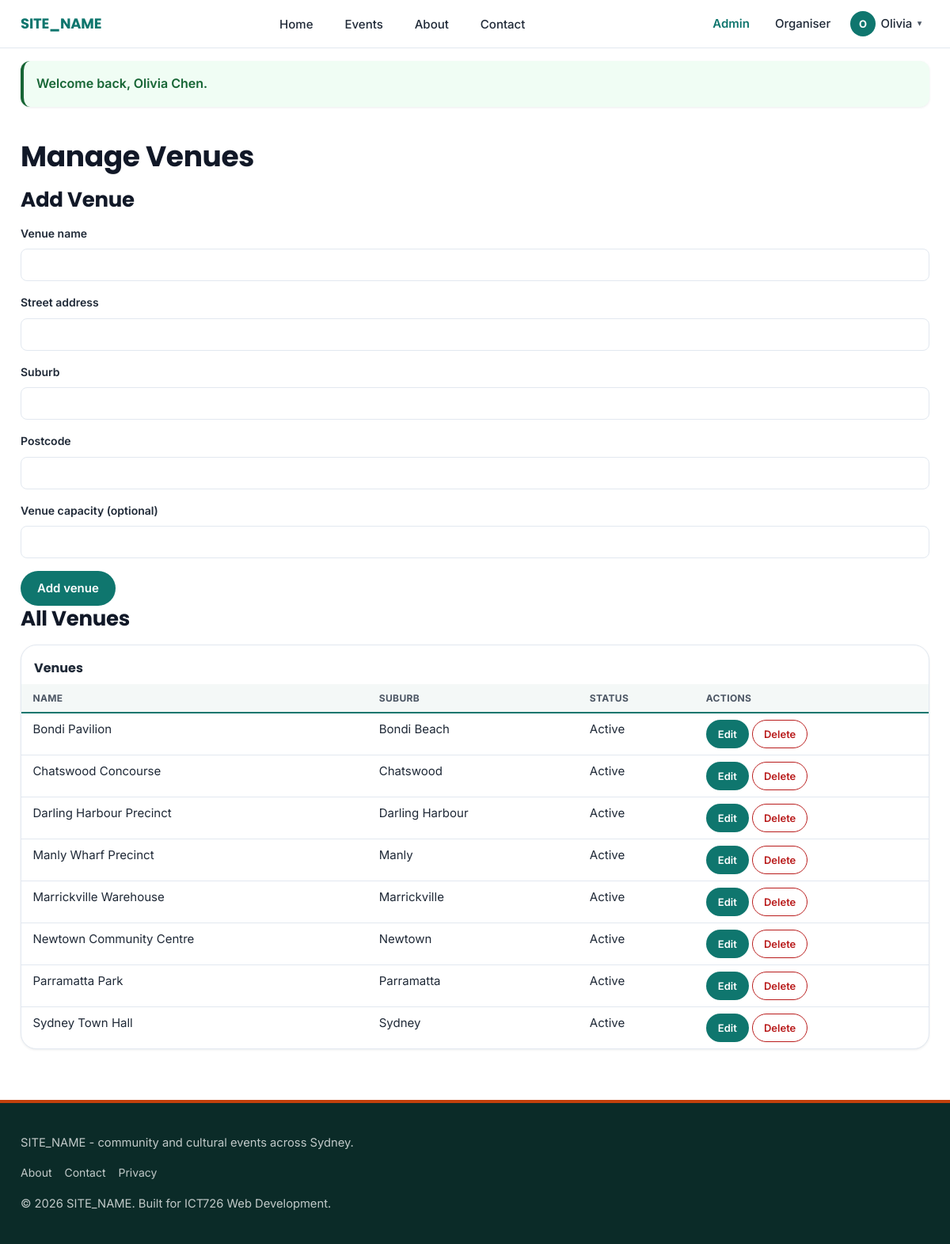
The app's page /admin/venues.php (signed in) with its own data.
### tables this page shows
CREATE TABLE venues (
    id              INT AUTO_INCREMENT PRIMARY KEY,
    name            VARCHAR(120) NOT NULL,
    address         VARCHAR(200) NOT NULL,
    suburb          VARCHAR(80) NOT NULL,
    postcode        VARCHAR(10) NOT NULL,
    capacity        INT NULL,
    is_active       TINYINT(1) NOT NULL DEFAULT 1,

     
     
     
     
     
    latitude        DECIMAL(10, 7) NULL,
    longitude       DECIMAL(10, 7) NULL
);

### includes/validate.php (called while the page is built, shortened)
<?php
function e($value) {
    return htmlspecialchars($value ?? '', ENT_QUOTES, 'UTF-8');
}

### admin/venues.php (the view, shortened to what this page needs)
<?php
require_once __DIR__ . '/../includes/auth_guard.php';
$editId = isset($_GET['edit']) ? (int) $_GET['edit'] : null;
$errors = [];
$name = '';
$address = '';
$suburb = '';
$postcode = '';
$capacity = '';
$venues = $pdo->query("SELECT * FROM venues ORDER BY name ASC")->fetchAll();
require_once __DIR__ . '/../includes/header.php';
?>
<h1>Manage Venues</h1>
<h2><?= $editId ? 'Edit Venue' : 'Add Venue' ?></h2>
<form method="post" action="<?= BASE_URL ?>/admin/venues.php" novalidate>
    <div class="form-field">
        <label for="name">Venue name</label>
        <input type="text" id="name" name="name" value="<?= e($name) ?>" required
               <?= isset($errors['name']) ? 'class="has-error" aria-describedby="name-error"' : '' ?>>
    </div>
    <div class="form-field">
        <label for="address">Street address</label>
        <input type="text" id="address" name="address" value="<?= e($address) ?>" required
               <?= isset($errors['address']) ? 'class="has-error" aria-describedby="address-error"' : '' ?>>
    </div>
    <div class="form-field">
        <label for="suburb">Suburb</label>
        <input type="text" id="suburb" name="suburb" value="<?= e($suburb) ?>" required
               <?= isset($errors['suburb']) ? 'class="has-error" aria-describedby="suburb-error"' : '' ?>>
    </div>
    <div class="form-field">
        <label for="postcode">Postcode</label>
        <input type="text" id="postcode" name="postcode" value="<?= e($postcode) ?>" required pattern="\d{4}"
               <?= isset($errors['postcode']) ? 'class="has-error" aria-describedby="postcode-error"' : '' ?>>
    </div>
    <div class="form-field">
        <label for="capacity">Venue capacity (optional)</label>
        <input type="number" id="capacity" name="capacity" value="<?= e((string) $capacity) ?>" min="1"
               <?= isset($errors['capacity']) ? 'class="has-error" aria-describedby="capacity-error"' : '' ?>>
    </div>
    <button type="submit" class="btn"><?= $editId ? 'Save changes' : 'Add venue' ?></button>
</form>
<h2>All Venues</h2>
<div class="data-table-wrapper">
    <table class="data-table">
        <caption>Venues</caption>
        <thead>
            <tr>
                <th scope="col">Name</th>
                <th scope="col">Suburb</th>
                <th scope="col">Status</th>
                <th scope="col">Actions</th>
            </tr>
        </thead>
        <tbody>
            <?php foreach ($venues as $venue): ?>
                <tr>
                    <td><?= e($venue['name']) ?></td>
                    <td><?= e($venue['suburb']) ?></td>
                    <td><?= (int) $venue['is_active'] === 1 ? 'Active' : 'Inactive' ?></td>
                    <td>
                        <a class="btn btn-small" href="<?= BASE_URL ?>/admin/venues.php?edit=<?= (int) $venue['id'] ?>">Edit</a>
                        <?php if ((int) $venue['is_active'] === 1): ?>
                            <form method="post" action="<?= BASE_URL ?>/admin/venues.php" class="logout-form" data-confirm="Delete or deactivate '<?= e($venue['name']) ?>'?">
                                <button type="submit" class="btn btn-small btn-danger">Delete</button>
                            </form>
                        <?php endif; ?>
                    </td>
                </tr>
            <?php endforeach; ?>
        </tbody>
    </table>
</div>
<?php require_once __DIR__ . '/../includes/footer.php'; ?>

### assets/css/style.css (style rules this page uses)
:root { --color-primary: #0f766e; --color-primary-dark: #115e59; --color-primary-light: #14b8a6; --color-accent: #c2410c; --color-accent-light: #f97316; --color-text: #1f2937; --color-text-light: #4b5563; --color-bg: #ffffff; --color-bg-alt: #f4f8f7; --color-border: #e2e8f0; --color-error: #b91c1c; --color-error-bg: #fef2f2; --color-success: #166534; --color-success-bg: #f0fdf4; --color-warning: #854d0e; --color-warning-bg: #fef9c3; --font-heading: 'Poppins', 'Segoe UI', system-ui, -apple-system, Arial, sans-serif; --font-body: 'Inter', 'Segoe UI', system-ui, -apple-system, Arial, sans-serif; --radius-sm: 8px; --radius: 12px; --radius-lg: 20px; --radius-full: 999px; --shadow-sm: 0 1px 3px rgba(15, 23, 42, 0.08); --shadow-md: 0 6px 16px rgba(15, 23, 42, 0.10), 0 2px 4px rgba(15, 23, 42, 0.06); --shadow-lg: 0 16px 40px rgba(15, 23, 42, 0.16), 0 4px 10px rgba(15, 23, 42, 0.08); --transition: 180ms cubic-bezier(0.4, 0, 0.2, 1); --spacing-1: 0.5rem; --spacing-2: 1rem; --spacing-3: 1.5rem; --spacing-4: 2rem; --max-width: 1180px; }
* { box-sizing: border-box; }
html { scroll-behavior: smooth; }
body { margin: 0; font-family: var(--font-body); color: var(--color-text); background: var(--color-bg); line-height: 1.6; -webkit-font-smoothing: antialiased; }
a { color: var(--color-primary); transition: color var(--transition); }
.logout-form { display: inline; }
h1, h2, h3 { margin: 0 0 var(--spacing-2); font-family: var(--font-heading); line-height: 1.25; letter-spacing: -0.01em; color: #111827; }
h1 { font-size: 1.75rem; }
h2 { font-size: 1.375rem; }
@media (min-width: 768px) { h1 { font-size: 2.25rem; } }
@media (min-width: 768px) { h2 { font-size: 1.625rem; } }
main > h1, main > section h2, main > article h2 { position: relative; }
.form-field { margin-bottom: var(--spacing-2); }
label { display: block; font-size: 0.875rem; font-weight: 600; margin-bottom: var(--spacing-1); color: var(--color-text); }
input[type="text"], input[type="email"], input[type="password"], input[type="tel"], input[type="number"], input[type="date"], input[type="datetime-local"], input[type="search"], input[type="file"], select, textarea { width: 100%; padding: 0.625rem 0.875rem; border: 1px solid var(--color-border); border-radius: var(--radius-sm); font-family: var(--font-body); font-size: 0.9375rem; background: var(--color-bg); transition: border-color var(--transition), box-shadow var(--transition); }
.btn { display: inline-flex; align-items: center; justify-content: center; gap: var(--spacing-1); min-height: 2.75rem; padding: 0.625rem 1.25rem; border: 1px solid transparent; border-radius: var(--radius-full); background: var(--color-primary); color: #fff; font-family: var(--font-body); font-size: 0.9375rem; font-weight: 600; line-height: 1.2; text-decoration: none; text-align: center; cursor: pointer; transition: all var(--transition); }
.btn-danger { background: transparent; color: var(--color-error); border-color: var(--color-error); }
.btn-small { min-height: 2.25rem; padding: 0.375rem 0.875rem; font-size: 0.8125rem; }
.data-table-wrapper { position: relative; overflow-x: auto; background: var(--color-bg); border: 1px solid var(--color-border); border-radius: var(--radius-lg); box-shadow: var(--shadow-sm); }
table.data-table { width: 100%; border-collapse: collapse; }
table.data-table caption { text-align: left; font-weight: 700; font-family: var(--font-heading); padding: var(--spacing-2) var(--spacing-2) var(--spacing-1); }
table.data-table th, table.data-table td { border-bottom: 1px solid var(--color-border); padding: var(--spacing-1) 0.9rem; text-align: left; vertical-align: top; }
table.data-table td { font-size: 0.9375rem; }
table.data-table th { position: sticky; top: 0; z-index: 1; background: var(--color-bg-alt); font-size: 0.75rem; text-transform: uppercase; letter-spacing: 0.03em; color: var(--color-text-light); border-bottom: 2px solid var(--color-primary); }
table.data-table tbody tr:last-child td { border-bottom: none; }

### records on screen
venues: name "Bondi Pavilion", suburb "Bondi Beach", is_active "Active"
venues: name "Chatswood Concourse", suburb "Chatswood", is_active "Active"
venues: name "Darling Harbour Precinct", suburb "Darling Harbour", is_active "Active"
venues: name "Manly Wharf Precinct", suburb "Manly", is_active "Active"
venues: name "Marrickville Warehouse", suburb "Marrickville", is_active "Active"
venues: name "Newtown Community Centre", suburb "Newtown", is_active "Active"
venues: name "Parramatta Park", suburb "Parramatta", is_active "Active"
venues: name "Sydney Town Hall", suburb "Sydney", is_active "Active"

### other values on screen
SITE_NAME "SITE_NAME"
$headerUserInitial "O"
$headerUserFirstName "Olivia"
$flash['message'] "Welcome back, Olivia Chen."
